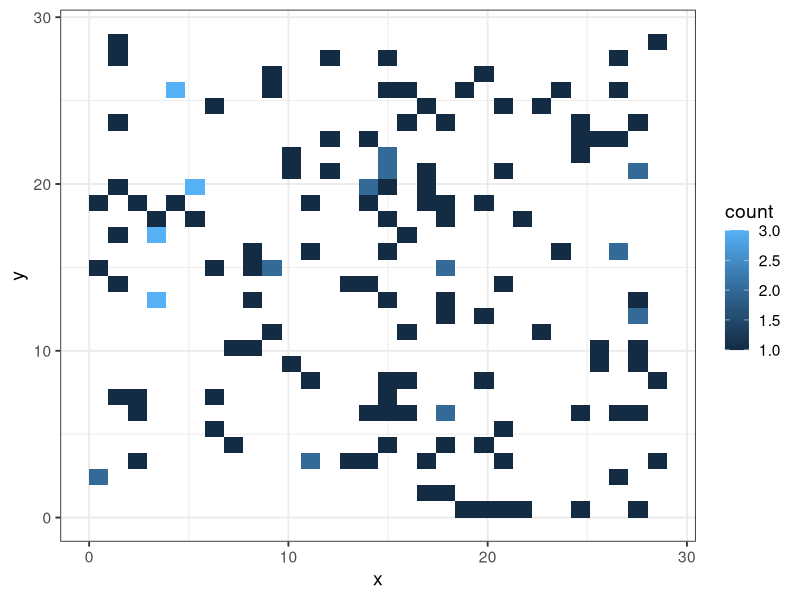
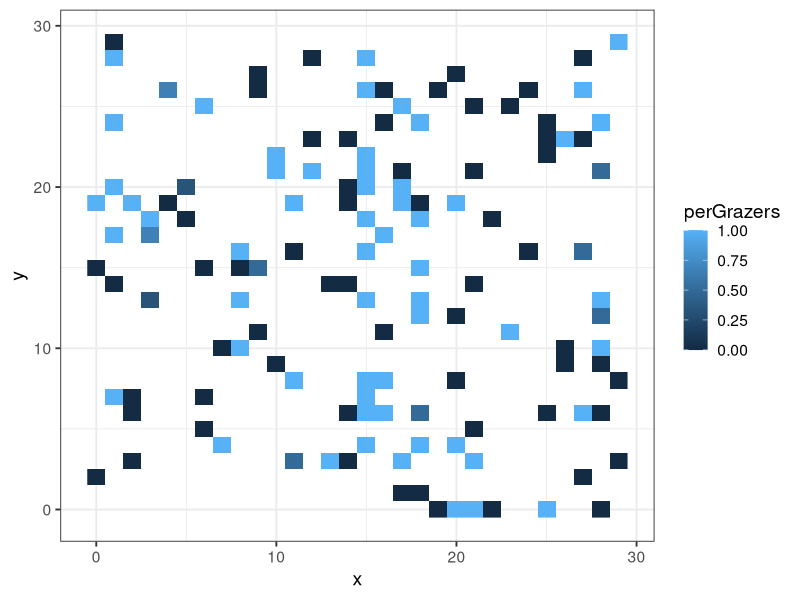

The R script that drew these images, in order:
library(ggplot2)
library(dplyr)
setwd("~/habitat-ABM/")
agents <- read.csv("output.csv")
theme_set(theme_bw(14))
ggplot(agents, aes(x=x, y=y)) + stat_bin_2d(aes(fill=..count..))

fossilProp <- agents %>% 
  group_by(x, y) %>%
  mutate(cellCount = n()) %>%
  summarize(perGrazers = unique(sum(habitat_preference == "Grassland")/cellCount))

ggplot(fossilProp, aes(x,y,fill=perGrazers)) + 
  geom_raster()
